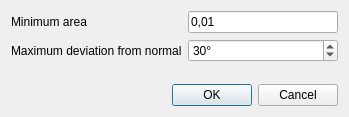
<?xml version="1.0" encoding="UTF-8"?>
<ui version="4.0">
 <class>Mesh_plane_detection_dialog</class>
 <widget class="QDialog" name="Mesh_plane_detection_dialog">
  <property name="geometry">
   <rect>
    <x>0</x>
    <y>0</y>
    <width>349</width>
    <height>117</height>
   </rect>
  </property>
  <property name="windowTitle">
   <string>Mesh Plane Detection</string>
  </property>
  <layout class="QVBoxLayout" name="verticalLayout">
   <item>
    <layout class="QFormLayout" name="formLayout">
     <item row="0" column="0">
      <widget class="QLabel" name="minimumAreaLabel">
       <property name="text">
        <string>Minimum area</string>
       </property>
      </widget>
     </item>
     <item row="1" column="0">
      <widget class="QLabel" name="maximumDeviationFromNormalLabel">
       <property name="text">
        <string>Maximum deviation from normal</string>
       </property>
      </widget>
     </item>
     <item row="1" column="1">
      <widget class="QSpinBox" name="maximumDeviationFromNormalSpinBox">
       <property name="suffix">
        <string>°</string>
       </property>
       <property name="minimum">
        <number>1</number>
       </property>
       <property name="maximum">
        <number>90</number>
       </property>
       <property name="value">
        <number>30</number>
       </property>
      </widget>
     </item>
     <item row="0" column="1">
      <widget class="DoubleEdit" name="minimumAreaDoubleSpinBox">
       <property name="text">
        <string>0,01</string>
       </property>
      </widget>
     </item>
    </layout>
   </item>
   <item>
    <spacer name="verticalSpacer">
     <property name="orientation">
      <enum>Qt::Vertical</enum>
     </property>
     <property name="sizeHint" stdset="0">
      <size>
       <width>20</width>
       <height>13</height>
      </size>
     </property>
    </spacer>
   </item>
   <item>
    <widget class="QDialogButtonBox" name="buttonBox">
     <property name="orientation">
      <enum>Qt::Horizontal</enum>
     </property>
     <property name="standardButtons">
      <set>QDialogButtonBox::Cancel|QDialogButtonBox::Ok</set>
     </property>
    </widget>
   </item>
  </layout>
 </widget>
 <customwidgets>
  <customwidget>
   <class>DoubleEdit</class>
   <extends>QLineEdit</extends>
   <header>CGAL_double_edit.h</header>
  </customwidget>
 </customwidgets>
 <resources/>
 <connections>
  <connection>
   <sender>buttonBox</sender>
   <signal>accepted()</signal>
   <receiver>Mesh_plane_detection_dialog</receiver>
   <slot>accept()</slot>
   <hints>
    <hint type="sourcelabel">
     <x>248</x>
     <y>254</y>
    </hint>
    <hint type="destinationlabel">
     <x>157</x>
     <y>274</y>
    </hint>
   </hints>
  </connection>
  <connection>
   <sender>buttonBox</sender>
   <signal>rejected()</signal>
   <receiver>Mesh_plane_detection_dialog</receiver>
   <slot>reject()</slot>
   <hints>
    <hint type="sourcelabel">
     <x>316</x>
     <y>260</y>
    </hint>
    <hint type="destinationlabel">
     <x>286</x>
     <y>274</y>
    </hint>
   </hints>
  </connection>
 </connections>
</ui>
